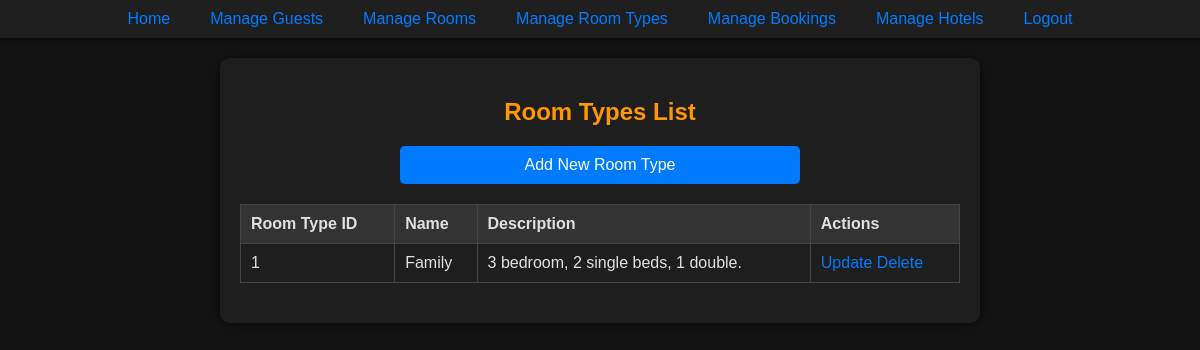
/php/viewRoomTypes.php (signed in), run on the app's committed database.
### tables this page shows
CREATE TABLE "RoomType" (
	"roomTypeID"	INTEGER,
	"roomTypeName"	VARCHAR(50) NOT NULL,
	"description"	VARCHAR(200),
	PRIMARY KEY("roomTypeID")
);

### php/viewRoomTypes.php (the view, shortened to what this page needs)
<?php
include '../components/NavBar.php';
try {
    $stmt = $pdo->query('SELECT * FROM RoomType');
    $roomTypes = $stmt->fetchAll(PDO::FETCH_ASSOC);
} catch (PDOException $e) {
    echo 'Database error: ' . $e->getMessage();
    exit;
}
?>
<!DOCTYPE html>
<html lang="en">
<head>
    <link rel="stylesheet" href="../css/styles.css">
</head>
<body>
    <div class="form-container">
        <h2 class="center-text">Room Types List</h2>
        <div class="center-text" style="margin-bottom: 20px;">
            <a href="createRoomTypePage.php" class="form-button half-width-button">Add New Room Type</a>
        </div>
        <table>
            <thead>
                <tr>
                    <th>Room Type ID</th>
                    <th>Name</th>
                    <th>Description</th>
                    <th>Actions</th>
                </tr>
            </thead>
            <tbody>
                <?php foreach ($roomTypes as $roomType): ?>
                    <tr>
                        <td><?= htmlspecialchars($roomType['roomTypeID']) ?></td>
                        <td><?= htmlspecialchars($roomType['roomTypeName']) ?></td>
                        <td><?= htmlspecialchars($roomType['description']) ?></td>
                        <td>
                            <a href="updateRoomTypePage.php?roomTypeID=<?= $roomType['roomTypeID'] ?>">Update</a>
                            <a href="deleteRoomType.php?roomTypeID=<?= $roomType['roomTypeID'] ?>" onclick="return confirm('Are you sure you want to delete this room type?')">Delete</a>
                        </td>
                    </tr>
                <?php endforeach; ?>
            </tbody>
        </table>
    </div>
</body>
</html>

### css/styles.css (style rules this page uses)
body { background-color: #121212; color: #e0e0e0; font-family: Arial, sans-serif; margin: 0; padding: 0; }
.center-text { text-align: center; }
.form-container { background-color: #1e1e1e; padding: 20px; margin: 20px auto; border-radius: 10px; width: 60%; box-shadow: 0 2px 10px rgba(0, 0, 0, 0.5); }
h2 { text-align: center; color: #ff9800; margin-bottom: 20px; }
button, .form-button { background-color: #007bff; color: #ffffff; border: none; padding: 10px 20px; border-radius: 5px; cursor: pointer; transition: background-color 0.3s, transform 0.2s; display: block; margin: 20px auto 0 auto; width: 50%; }
table { width: 100%; border-collapse: collapse; margin: 20px 0; }
thead { background-color: #333333; color: #e0e0e0; }
td, th { padding: 10px; text-align: left; border: 1px solid #444444; }
a { color: #007bff; text-decoration: none; }

### data on the page
roomtype: roomTypeID "1", roomTypeName "Family", description "3 bedroom, 2 single beds, 1 double."
